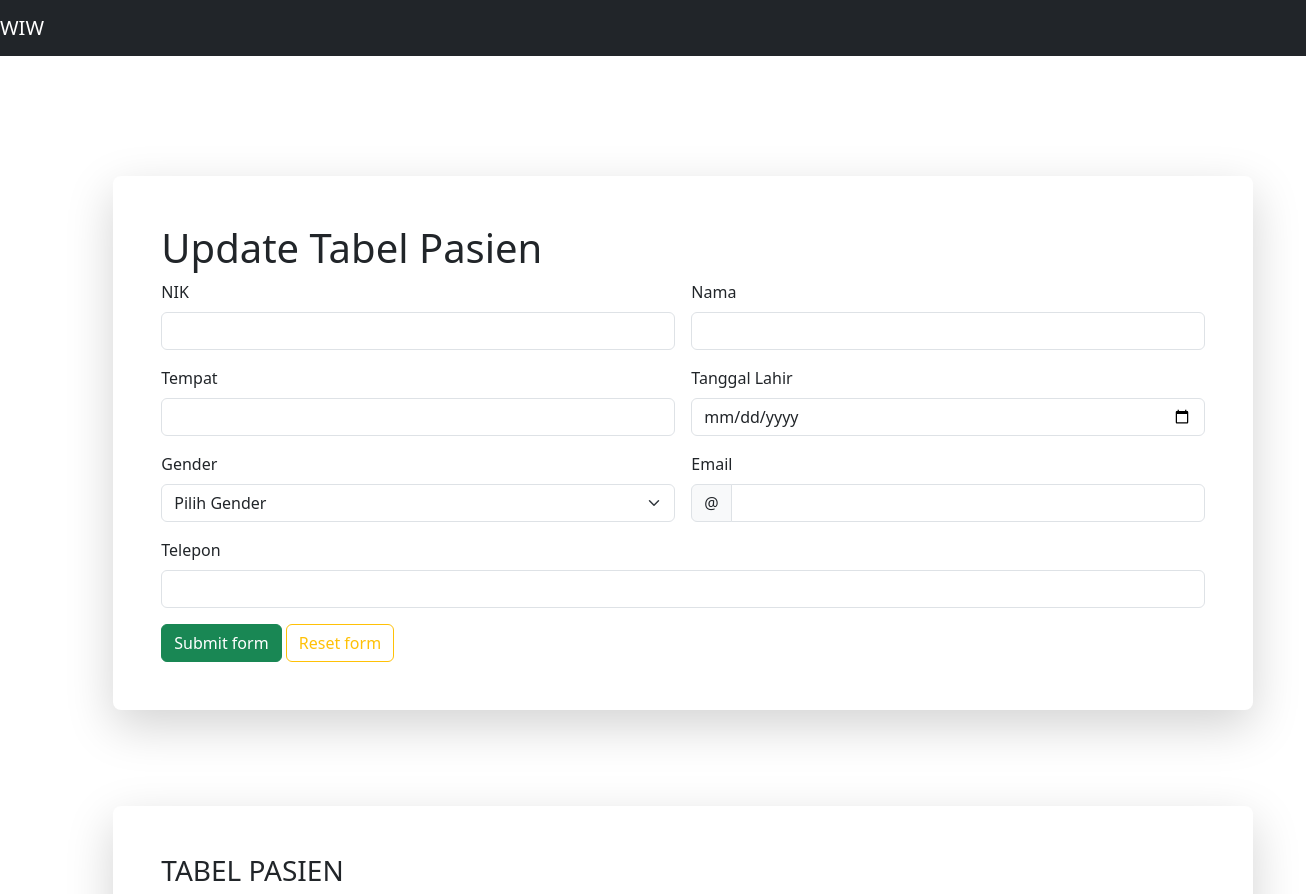
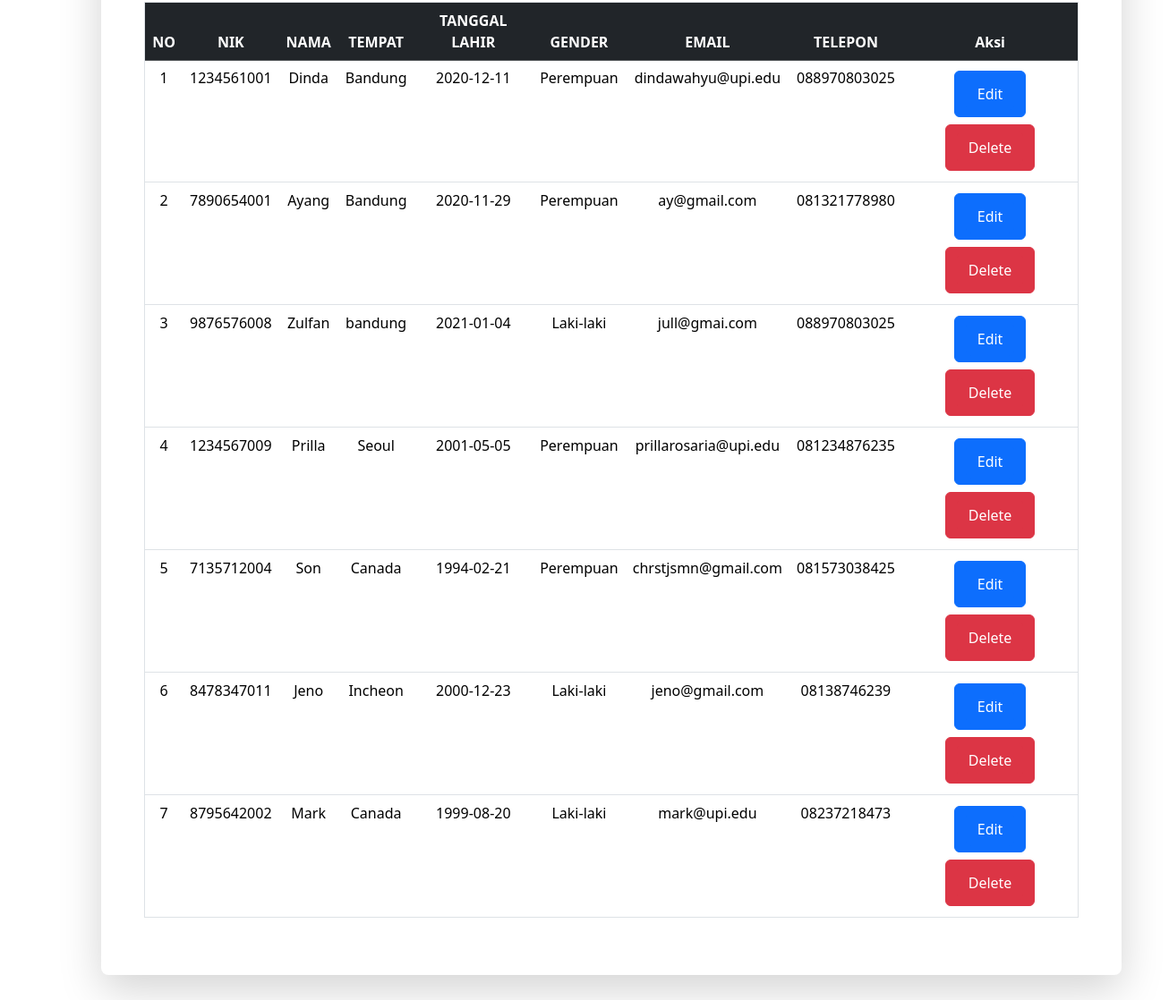
The page / on the database its author committed (2 pictures, top to bottom).
### tables this page shows
CREATE TABLE `pasien` (
  `id` int(11) NOT NULL,
  `nik` varchar(100) NOT NULL,
  `nama` varchar(100) NOT NULL,
  `tempat` varchar(100) NOT NULL,
  `tl` varchar(100) NOT NULL,
  `gender` varchar(10) NOT NULL,
  `email` varchar(100) NOT NULL,
  `telp` varchar(100) NOT NULL
);

### presenter/ProsesPasien.php (called while the page is built, shortened)
<?php
class ProsesPasien implements KontrakPresenter
{
	private $tabelpasien;
    private $data = [];
    function __construct()
    {
        try {
            $db_host = "localhost";
            $db_user = "root";
            $db_password = "";
            $db_name = "mvp_php";
            $this->tabelpasien = new TabelPasien($db_host, $db_user, $db_password, $db_name);
            $this->data = array();
        } catch (Exception $e) {
            echo "wiw error" . $e->getMessage();
        }
    }
    function prosesDataPasien()
    {
        try {
            $this->tabelpasien->open();
            $this->tabelpasien->getPasien();
            while ($row = $this->tabelpasien->getResult()) {
                $this->data[] = $row;
            }
        } catch (Exception $e) {
            echo "wiw error part 2" . $e->getMessage();
        }
    }
	function getId($i)
	{
		return $this->data[$i]['id'];
	}
	function getNik($i)
	{
		return $this->data[$i]['nik'];
	}
	function getNama($i)
	{
		return $this->data[$i]['nama'];
	}
	function getTempat($i)
	{
		return $this->data[$i]['tempat'];
	}
	function getTl($i)
	{
		return $this->data[$i]['tl'];
	}
	function getGender($i)
	{
		return $this->data[$i]['gender'];
	}
	function getEmail($i)
	{
		return $this->data[$i]['email'];
	}
	function getTelp($i)
	{
		return $this->data[$i]['telp'];
	}
	function getSize()
	{
		return sizeof($this->data);
	}
}

### index.php (called while the page is built, shortened)
<?php
include("model/Template.class.php");
include("model/DB.class.php");
include("view/TampilPasien.php");
$tp = new TampilPasien();
$data = $tp->tampil();

### model/DB.class.php (called while the page is built, shortened)
<?php
class DB
{
	var $db_host = '';
	var $db_user = '';
	var $db_password = '';
	var $db_name = '';
	var $db_link = '';
	function __construct($db_host = '', $db_user = '', $db_password = '', $db_name = '')
	{
		$this->db_host = $db_host;
		$this->db_user = $db_user;
		$this->db_password = $db_password;
		$this->db_name = $db_name;
	}
	function open()
	{
		$this->db_link = mysqli_connect($this->db_host, $this->db_user, $this->db_password, $this->db_name);
	}
	function execute($query = "")
	{
		$this->result = mysqli_query($this->db_link, $query);
		return $this->result;
	}
}

### model/TabelPasien.class.php (called while the page is built, shortened)
<?php
class TabelPasien extends DB
{
	function getPasien()
	{
		$query = "SELECT * FROM pasien";
		return $this->execute($query);
	}
}

### view/TampilPasien.php (the view, shortened to what this page needs)
<?php
include("presenter/ProsesPasien.php");
class TampilPasien implements KontrakView
{
    private $prosespasien;
    function __construct()
    {
        $this->prosespasien = new ProsesPasien();
    }
    function tampil()
    {
        $this->prosespasien->prosesDataPasien();
        $data = null;
        for ($i = 0; $i < $this->prosespasien->getSize(); $i++) {
            $no = $i + 1;
            $data .= "<tr>
            <td>" . $no . "</td>
            <td>" . $this->prosespasien->getNik($i) . "</td>
            <td>" . $this->prosespasien->getNama($i) . "</td>
            <td>" . $this->prosespasien->getTempat($i) . "</td>
            <td>" . $this->prosespasien->getTl($i) . "</td>
            <td>" . $this->prosespasien->getGender($i) . "</td>
            <td>" . $this->prosespasien->getEmail($i) . "</td>
            <td>" . $this->prosespasien->getTelp($i) . "</td>
            <td>
            <button class='btn btn-primary m-1'><a href='index.php?action=edit&id=" . $this->prosespasien->getId($i) . "' class='btn btn-primary'>Edit</a></button>
            <button class='btn btn-danger m-1'><a href='index.php?action=delete&id=" . $this->prosespasien->getId($i) . "' class='btn btn-danger'>Delete</a></button>
            </td>
            </tr>";
        }
    }
}
?>

### model/Template.class.php (shortened to what this page needs)
<?php
class Template{
	var $content = '';
	function __construct($filename = ''){
		$this->content = implode('', @file($filename));
	}
	function clear(){
		$this->content = preg_replace("/DATA_[A-Z|_|0-9]+/", "", $this->content);
	}
	function write(){
		print $this->content;
	}
	function replace($old = '', $new = ''){
		if(is_int($new)){
			$value = sprintf("%d", $new);
		}elseif(is_float($new)){
			$value = sprintf("%f", $new);
		}elseif(is_array($new)){
			$value = '';
			foreach( $new as $item){
				$value .= $item. '';
			}
		}else{
			$value = $new;
		}
		$this->content = preg_replace("/$old/",  $value, $this->content);
	}
}

### rows shown on the page
pasien: no "1", nik "1234561001", nama "Dinda", tempat "Bandung", tl "2020-12-11", gender "Perempuan", email "dindawahyu@upi.edu", telp "088970803025"
pasien: no "2", nik "7890654001", nama "Ayang", tempat "Bandung", tl "2020-11-29", gender "Perempuan", email "ay@gmail.com", telp "081321778980"
pasien: no "3", nik "9876576008", nama "Zulfan", tempat "bandung", tl "2021-01-04", gender "Laki-laki", email "jull@gmai.com", telp "088970803025"
pasien: no "4", nik "1234567009", nama "Prilla", tempat "Seoul", tl "2001-05-05", gender "Perempuan", email "prillarosaria@upi.edu", telp "081234876235"
pasien: no "5", nik "7135712004", nama "Son", tempat "Canada", tl "1994-02-21", gender "Perempuan", email "chrstjsmn@gmail.com", telp "081573038425"
pasien: no "6", nik "8478347011", nama "Jeno", tempat "Incheon", tl "2000-12-23", gender "Laki-laki", email "jeno@gmail.com", telp "08138746239"
pasien: no "7", nik "8795642002", nama "Mark", tempat "Canada", tl "1999-08-20", gender "Laki-laki", email "mark@upi.edu", telp "08237218473"
